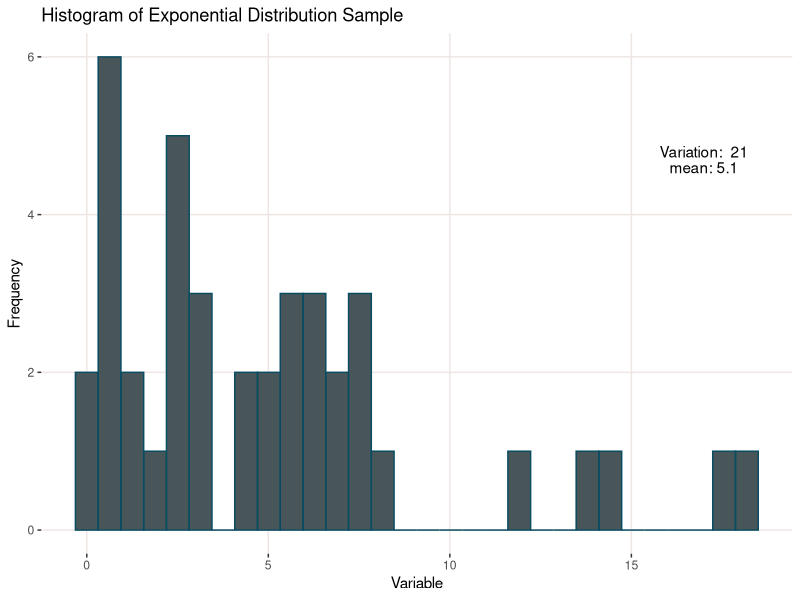
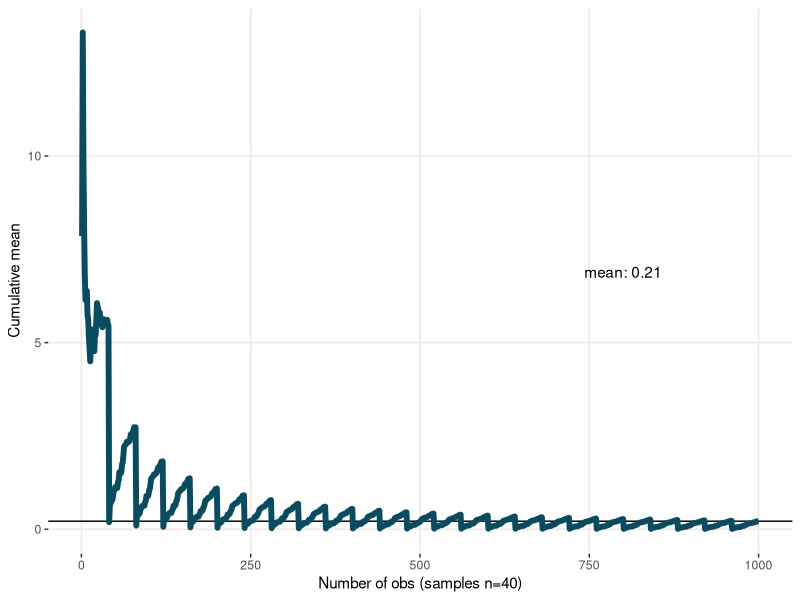
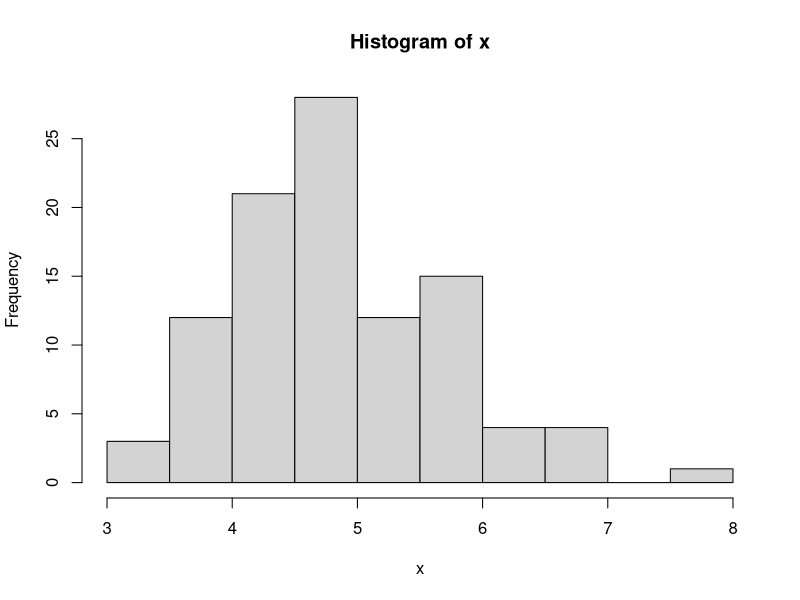
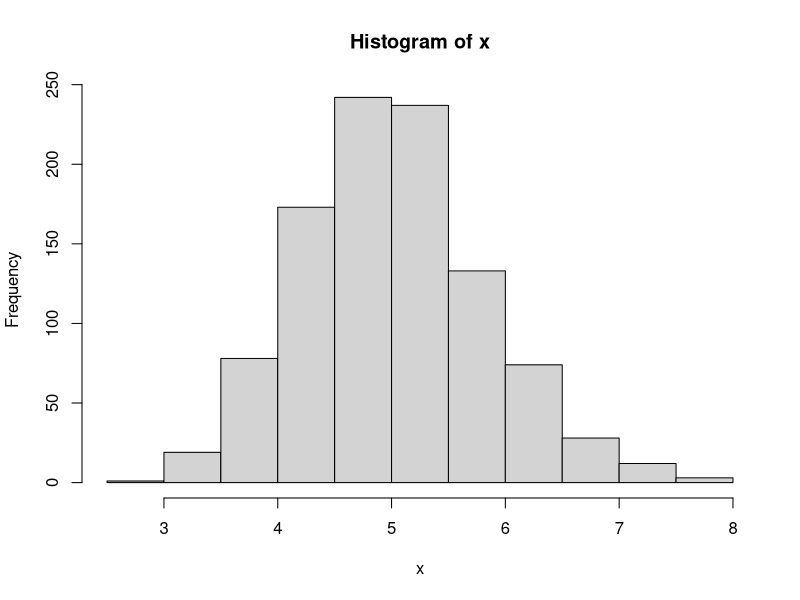

Generate these figures, in order, with R:
## ---- chunk 1
library(ggplot2)
def_theme <- theme(
      panel.grid.minor = element_blank(), 
      panel.background = element_rect(colour = "#FFFFFF", fill = "#FFFFFF"), 
      panel.grid=element_line(colour = "#380F36"),
      panel.grid.major = element_line(colour = "#EDE6E3")
)

x <- rexp(n=40, rate = 0.2)

g <- qplot(x, geom="histogram")
g <- g + labs(title="Histogram of Exponential Distribution Sample", x="Variable", y="Frequency")
g <- g + geom_histogram(col="#084C61",  fill="#084C61",  alpha = .2)
g <- g + annotate("text", x = 17, y = 4.8, label = paste("Variation:", formatC(var(x), digits = 2)))
g <- g + annotate("text", x = 17, y = 4.6, label = paste("mean:",formatC(mean(x), digits = 2)))
g <- g + def_theme
g

## ---- chunk 2
n <- 1000
means <- cumsum(rexp(n=40, rate = 0.2))/(1:n)

g <- ggplot(data.frame(x = 1:n, y = means), aes(x = x, y = y))
g <- g + geom_hline(yintercept = means[n - 1]) + geom_line(size = 2, color='#084C61')
g <- g + labs(x = "Number of obs (samples n=40)", y = "Cumulative mean")
g <- g + def_theme
g <- g + annotate("text", x = 800, y = 6.9, label = paste("mean:",formatC(means[n - 1], digits = 2)))
g
## ---- chunk 3
x <- sapply(1:100, function(x) mean(rexp(n=40, rate=0.2)))
var(x)
hist(x)
## ---- chunk 4
x <- sapply(1:1000, function(x) mean(rexp(n=40, rate=0.2)))
hist(x)
